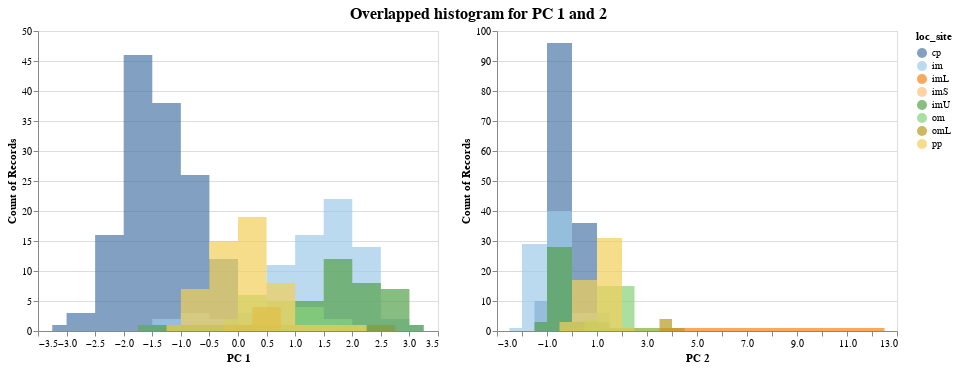

Notebook source saved alongside this figure:
### Markdown cell above
- Dimension: D = 1
- Data abstraction: one numeric variable
- Encoding: position (x-axis), length, color
- Interaction: Select and filter
- Layout: Superimposition(layered) and Juxtaposition (horizontal concatenation)

### Code cell
#plotting each principal compoments using overlapped histogram binded by quality variable
selection = alt.selection_multi(fields=['loc_site'], bind='legend')

pca1_overlap = alt.Chart(df_ecoli).mark_area(
    opacity=0.7,
    interpolate='step'
).encode(
    alt.X('pca1:Q', bin=alt.Bin(maxbins=20), title="PC 1"),
    alt.Y('count()', stack=None),
    alt.Color('loc_site:N', scale=alt.Scale(scheme='tableau20')),
    opacity=alt.condition(selection, alt.value(0.7), alt.value(0.1)),
).add_selection(
    selection
).interactive()


pca2_overlap = alt.Chart(df_ecoli).mark_area(
    opacity=0.7,
    interpolate='step'
).encode(
    alt.X('pca2:Q', bin=alt.Bin(maxbins=20), title="PC 2"),
    alt.Y('count()', stack=None),
    alt.Color('loc_site:N', scale=alt.Scale(scheme='tableau20')),
    opacity=alt.condition(selection, alt.value(0.7), alt.value(0.1)),
).interactive()

(pca1_overlap | pca2_overlap).properties(
    title= 'Overlapped histogram for PC 1 and 2'
).configure_title(
    anchor= 'middle',
    fontSize=16  
)

### Figure 1 — Vega-Lite specification as saved in the notebook (floating-point values rounded to 4 significant figures; data arrays with more than 128 entries replaced by an {"elided": "..."} marker saying what was removed)
{"config": {"view": {"continuousWidth": 400, "continuousHeight": 300}, "title": {"anchor": "middle", "fontSize": 16}}, "hconcat": [{"mark": {"type": "area", "interpolate": "step", "opacity": 0.7}, "encoding": {"color": {"type": "nominal", "field": "loc_site", "scale": {"scheme": "tableau20"}}, "opacity": {"condition": {"value": 0.7, "selection": "selector006"}, "value": 0.1}, "x": {"type": "quantitative", "bin": {"maxbins": 20}, "field": "pca1", "title": "PC 1"}, "y": {"type": "quantitative", "aggregate": "count", "stack": null}}, "selection": {"selector006": {"type": "multi", "fields": ["loc_site"], "bind": "legend"}, "selector007": {"type": "interval", "bind": "scales", "encodings": ["x", "y"]}}}, {"mark": {"type": "area", "interpolate": "step", "opacity": 0.7}, "encoding": {"color": {"type": "nominal", "field": "loc_site", "scale": {"scheme": "tableau20"}}, "opacity": {"condition": {"value": 0.7, "selection": "selector006"}, "value": 0.1}, "x": {"type": "quantitative", "bin": {"maxbins": 20}, "field": "pca2", "title": "PC 2"}, "y": {"type": "quantitative", "aggregate": "count", "stack": null}}, "selection": {"selector008": {"type": "interval", "bind": "scales", "encodings": ["x", "y"]}}}], "data": {"name": "data-3051613e60c8643f9c648787416e25fd"}, "title": "Overlapped histogram for PC 1 and 2", "$schema": "https://vega.github.io/schema/vega-lite/v4.8.1.json", "datasets": {"data-3051613e60c8643f9c648787416e25fd": {"elided": "336 records"}}}
